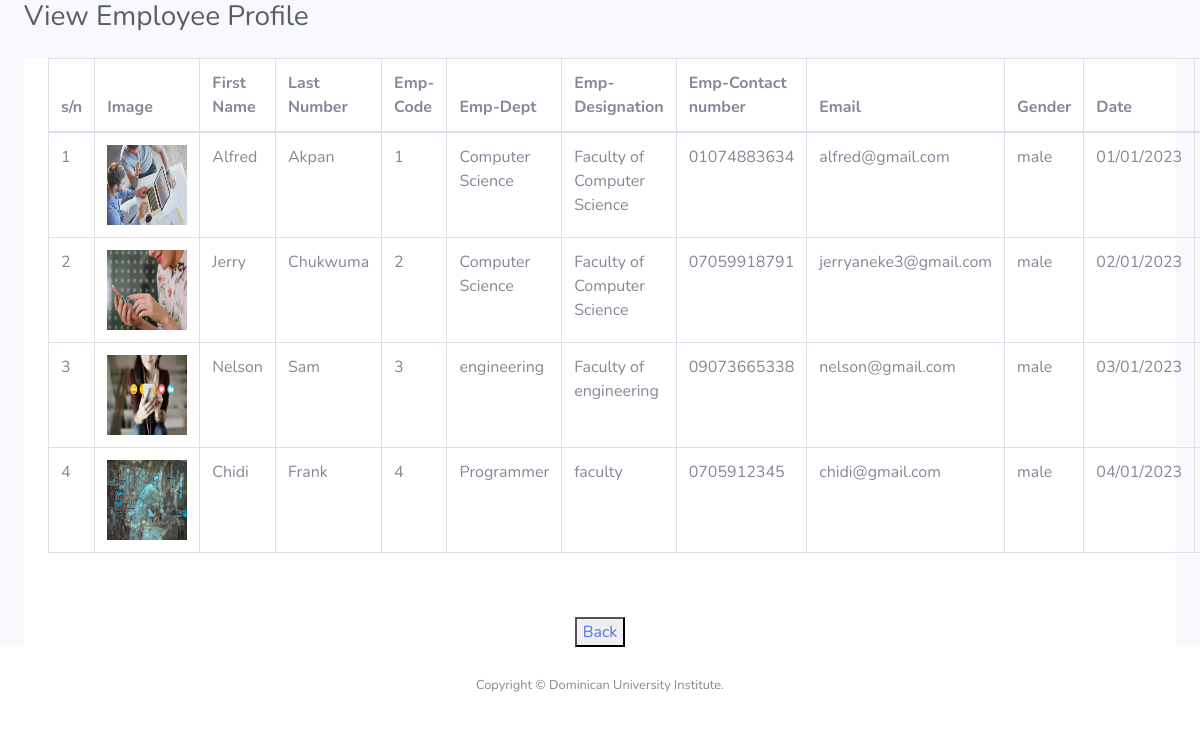
Page /erms/admin/viewprofile.php on the committed database.
### tables this page shows
CREATE TABLE `empprofile` (
  `ID` int(250) NOT NULL,
  `profilpic` varchar(20) NOT NULL,
  `Firstname` varchar(250) NOT NULL,
  `Lastname` varchar(250) NOT NULL,
  `Empcode` int(250) NOT NULL,
  `EmpDept` varchar(250) NOT NULL,
  `EmpDesignation` varchar(250) NOT NULL,
  `EmpContactNo` varchar(250) NOT NULL,
  `email` varchar(250) NOT NULL,
  `gender` varchar(250) NOT NULL,
  `password` varchar(250) NOT NULL,
  `EmpJoingdate` varchar(250) NOT NULL
);

### erms/admin/viewprofile.php (the view, shortened to what this page needs)
<?php
include('includes/dbconnection.php');
?>
<!DOCTYPE html>
<html lang="en">
	<head>
  <link href="vendor/fontawesome-free/css/all.min.css" rel="stylesheet" type="text/css">
  <link href="css/sb-admin-2.min.css" rel="stylesheet">
</head>
<body id="page-top">
  <div id="wrapper">
    <div id="content-wrapper" class="d-flex flex-column">
      <div id="content">
        <div class="container-fluid">
          <h1 class="h3 mb-4 text-gray-800">View Employee Profile</h1>
<div class="container-fluid container-fullw bg-white">
<div class="row">
<div class="col-md-12">
	<table border="1" class="table table-bordered">
<thead>
<tr>
<th class="center">s/n</th>
	<th>Image</th>
<th>First Name</th>
<th>Last Number</th>
<th> Emp-Code </th>
<th>Emp-Dept </th>
<th>Emp-Designation </th>
<th>Emp-Contact number</th>
<th>Email</th>
<th>Gender</th>
<th>Date</th>
<th>Action</th>
</tr>
</thead>
<tbody>
<?php
$query= "SELECT * FROM empprofile";
$sql=mysqli_query($con, $query);
$cnt=1;
if (mysqli_num_rows($sql)>0)
{
 foreach ($sql as $empprofile) {
?>
<tr>
	<td><?php echo $cnt;?></td>
	<td><img src="../img/emprofilepic/<?= $empprofile['profilpic'];?>" width="80" height="80"></td>
	<td><?= $empprofile['Firstname']?></td>
	<td><?= $empprofile['Lastname']?></td>
	<td><?= $empprofile['Empcode']?></td>
	<td><?= $empprofile['EmpDept']?></td>
	<td><?= $empprofile['EmpDesignation']?></td>
	<td><?= $empprofile['EmpContactNo']?></td>
	<td><?= $empprofile['email']?></td>
	<td><?= $empprofile['gender']?></td>
	<td><?= $empprofile['EmpJoingdate']?></td>
	<td>
    </td>
</tr>
<?php
$cnt=$cnt+1;
 }
   }
      ?>
</tbody>
</table>
<br>
					<br>
					<center>
<button><a href="emprofile.php" style="text-decoration: none;">Back</a></button>
</center>
</div>
</div>
</div>
</div>
</div>
</div>
</div>
	<?php include('includes/footer.php');?>
	</body>
</html>

### rows in the picture
empprofile: profilpic (picture), Firstname "Alfred", Lastname "Akpan", Empcode "1", EmpDept "Computer Science", EmpDesignation "Faculty of Computer Science", EmpContactNo "01074883634", email "alfred@gmail.com", gender "male", EmpJoingdate "01/01/2023"
empprofile: profilpic (picture), Firstname "Jerry", Lastname "Chukwuma", Empcode "2", EmpDept "Computer Science", EmpDesignation "Faculty of Computer Science", EmpContactNo "07059918791", email "jerryaneke3@gmail.com", gender "male", EmpJoingdate "02/01/2023"
empprofile: profilpic (picture), Firstname "Nelson", Lastname "Sam", Empcode "3", EmpDept "engineering", EmpDesignation "Faculty of engineering", EmpContactNo "09073665338", email "nelson@gmail.com", gender "male", EmpJoingdate "03/01/2023"
empprofile: profilpic (picture), Firstname "Chidi", Lastname "Frank", Empcode "4", EmpDept "Programmer", EmpDesignation "faculty", EmpContactNo "0705912345", email "chidi@gmail.com", gender "male", EmpJoingdate "04/01/2023"
